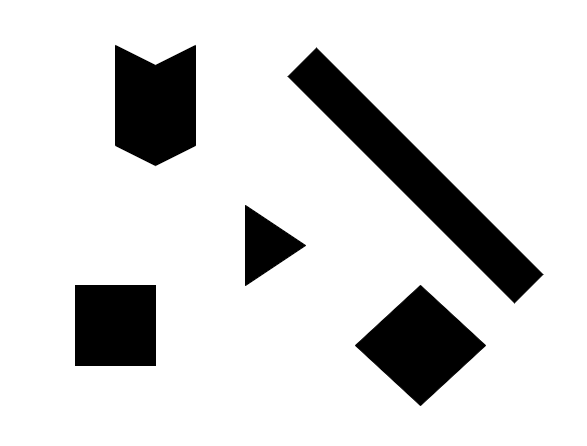
#> input picture generated_images/o3.png, 587 x 446 px
$ jupyter execute --allow-errors 40_grid_size.ipynb
#> lines starting #> are read from the running program, lines starting #| are printed output that depends on the picture
### obstacle/obstacle_map.py
import matplotlib.pyplot as plt
import numpy as np
import math
from matplotlib.patches import Rectangle
from matplotlib.lines import Line2D
import random

class Map:
    def __init__(self, image_path, grid_size):
        """
        Initialize the ImageGrid object with the specified image, grid size, and padding size.

        Parameters:
        - image_path (str): The path to the black-and-white image file.
        - grid_size (int): The size of each grid cell in pixels.
        """
        # Load the black-and-white image
        self.image = plt.imread(image_path)

        # Set the grid size
        self.grid_size = grid_size

        # Calculate the number of rows and columns in the grid
        self.y_lim = math.ceil(self.image.shape[0] / self.grid_size)
        self.x_lim = math.ceil(self.image.shape[1] / self.grid_size)
        self.obstacles = []

        for y in range(self.y_lim):
            for x in range(self.x_lim):
                if self.is_obstacle_in_grid(x, y):
                    self.obstacles.append((x, y))

    def get_grid_matrix(self):
        G = np.zeros((self.y_lim, self.x_lim))

        for y in range(self.y_lim):
            for x in range(self.x_lim):
                if self.is_obstacle_in_grid(x, y):
                    G[y][x] = 1
                else:
                    G[y][x] = 0
        return G

    def is_obstacle_in_grid(self, x, y):
        """
        Check whether a small grid at the specified row and column contains a black portion.

        Parameters:
        - row: Row index of the grid
        - col: Column index of the grid

        Returns:
        - True if the grid contains a black portion (obstacle), False otherwise.
        """
        # Check whether the current node lies within the map
        if y > (self.y_lim - 1) or x > (self.x_lim - 1): return True
        if y < 0 or x < 0: return True
        grid_size = self.grid_size

        start_y, end_y = y * grid_size, (y + 1)* grid_size
        start_x, end_x = x * grid_size, (x + 1) * grid_size

        if np.any(self.image[start_y:end_y , start_x:end_x] == 0):
            return True

        return False  # If none of the surrounding grids contains an obstacle, consider the main grid as obstacle

    def draw_rect(self, ax, coords, edgecolor='r', facecolor='none', plot_center_point=False):

        x, y = coords

        # Calculate the coordinates of the rectangle
        rect_coords = (x * self.grid_size, y * self.grid_size)

        # Create and add the rectangle patch
        rect = Rectangle(rect_coords, self.grid_size, self.grid_size,
                         linewidth=1, edgecolor=edgecolor, facecolor=facecolor)
        ax.add_patch(rect)

        if plot_center_point:
            # Calculate the coordinates of the center point
            center_coords = (rect_coords[0] + 0.5 * self.grid_size, rect_coords[1] + 0.5 * self.grid_size)

            # Plot the center point
            ax.plot(*center_coords, marker='o', color='black')


    def draw_grid(self, ax):
        # Draw mesh grid
        for i in range(1, self.x_lim):
            x = i * self.grid_size
            ax.axvline(x, color="#E5E4E2", linestyle="--", linewidth=0.5)

        for i in range(1, self.y_lim):
            y = i * self.grid_size
            ax.axhline(y, color="#E5E4E2", linestyle="--", linewidth=0.5)

        # Draw obstacles
        for o in self.obstacles:
            self.draw_rect(ax, o, edgecolor='r', facecolor='none')
        ax.invert_yaxis()

        # Draw x and y axes
        ax.axhline(0, color="blue", linewidth=2)
        ax.axvline(0, color="blue", linewidth=2)
        ax.imshow(self.image, origin="upper", cmap='gray')


        # Draw arrows on x and y axes
        # ax.arrow(self.cols * self.grid_size, 0, 0.5 * self.grid_size, 0, head_width=0.2, head_length=0.2, fc='blue', ec='blue')
        # ax.arrow(0, self.rows * self.grid_size, 0, 0.5 * self.grid_size, head_width=0.2, head_length=0.2, fc='blue', ec='blue')

        # Draw axis ticks and labels
        if self.y_lim < 40 and self.x_lim < 40:
            ax.set_xticks(np.arange(0, (self.x_lim + 1) * self.grid_size, self.grid_size))
            ax.set_yticks(np.arange(0, (self.y_lim + 1) * self.grid_size, self.grid_size))
            ax.set_xticklabels(np.arange(0, self.x_lim + 1), fontsize=8)
            ax.set_yticklabels(np.arange(0, self.y_lim + 1), fontsize=8)
        else:
            ax.set_xticks([0, self.x_lim * self.grid_size])
            ax.set_yticks([0, self.y_lim * self.grid_size])
            ax.set_xticklabels([0, self.x_lim])
            ax.set_yticklabels([0, self.y_lim])

        # Set axis labels
        ax.set_xlabel("X")
        ax.set_ylabel("Y")

        # Set grid
        ax.grid(True, linestyle='--', linewidth=0.5)


    def draw_coordinate_system(self, fig=None, ax=None):
        """
        Visualize the coordinate system with labeled axes, mesh grid, obstacles, and arrows.
        """

        if fig and ax:
            self.draw_grid(ax)
        else:
            fig, ax = plt.subplots()
            self.draw_grid(ax)
            plt.show()


    def plot_center_points(self, ax, rectangle_coords_list, color='blue'):
        center_points = []

        for coords in rectangle_coords_list:
            x, y = coords
            center_coords = (x * self.grid_size + 0.5 * self.grid_size, y * self.grid_size + 0.5 * self.grid_size)
            center_points.append(center_coords)
        for center_point in center_points:
            ax.scatter(center_point[0], center_point[1], color=color, s=23, label='Path')
        # Connect the center points with lines
        for i in range(len(center_points) - 1):
            ax.plot([center_points[i][0], center_points[i + 1][0]],
                    [center_points[i][1], center_points[i + 1][1]], color=color, linestyle='-', linewidth=1)


    def draw_path_found(self, states, initial, goal, reached = [], fig=None, ax=None):
        """
        Visualize the coordinate system with labeled axes, mesh grid, obstacles, and arrows.
        """
        if not (fig or ax):
            fig, ax = plt.subplots()
            self.draw_grid(ax)

        # Draw reached states
        for r in reached:
            self.draw_rect(ax, r, edgecolor='#D9D9D9', facecolor='#D9D9D9')

        self.plot_center_points(ax, states)
        self.draw_rect(ax, initial, edgecolor='green', facecolor='green')
        self.draw_rect(ax, goal, edgecolor='orange', facecolor='orange')

        legend_elements = [
            Line2D([0], [0], marker='o', color='w', markerfacecolor='gray', markersize=10, label='Reached Node'),
            Line2D([0], [0], marker='o', color='w', markerfacecolor='green', markersize=10, label='Start'),
            Line2D([0], [0], marker='o', color='w', markerfacecolor='blue', markersize=10, label='Path'),
            Line2D([0], [0], marker='o', color='w', markerfacecolor='orange', markersize=10, label='Goal')
        ]

        # Add legend
        ax.legend(handles=legend_elements, loc='upper right')

        if not (fig or ax):
            plt.show()

    # [29 lines left out: function draw_multiple_path_found, not called in this run]

### a_star/search.py
import matplotlib.pyplot as plt
import random
import heapq
import math
import sys
from collections import defaultdict, deque, Counter
from itertools import combinations
import numpy as np
from math import sqrt

class Problem(object):
    """The abstract class for a formal problem. A new domain subclasses this,
    overriding `actions` and `results`, and perhaps other methods.
    The default heuristic is 0 and the default action cost is 1 for all states.
    When yiou create an instance of a subclass, specify `initial`, and `goal` states
    (or give an `is_goal` method) and perhaps other keyword args for the subclass."""

    def __init__(self, initial=None, goal=None, **kwds):
        self.__dict__.update(initial=initial, goal=goal, **kwds)
        self.reached = {}
    def actions(self, state):        raise NotImplementedError
    def result(self, state, action): raise NotImplementedError
    def is_goal(self, state):
        return (self.goal[0] == state[0]) and (self.goal[1] == state[0])
    def action_cost(self, s, a, s1): return 1
    def h(self, node):               return 0

    def __str__(self):
        return '{}({!r}, {!r})'.format(
            type(self).__name__, self.initial, self.goal)


class Node:
    "A Node in a search tree."
    def __init__(self, state, parent=None, action=None, path_cost=0):
        self.__dict__.update(state=state, parent=parent, action=action, path_cost=path_cost)

    def __repr__(self): return f"{self.state[0]},{self.state[1]}"
    def __len__(self): return 0 if self.parent is None else (1 + len(self.parent))
    def __lt__(self, other): return self.path_cost < other.path_cost

    @property
    def depth(self):
        return 1 + self.parent.depth if self.parent is not None else 0

failure = Node('failure', path_cost=math.inf) # Indicates an algorithm couldn't find a solution.
cutoff  = Node('cutoff',  path_cost=math.inf) # Indicates iterative deepening search was cut off.


def expand(problem, node):
    "Expand a node, generating the children nodes."
    s = node.state
    for action in problem.actions(s):
        s1 = problem.result(s, action)
        cost = node.path_cost + problem.action_cost(s, action, s1)
        yield Node(s1, node, action, cost)


# [5 lines left out: function path_actions, not called in this run]


def path_states(node):
    "The sequence of states to get to this node."
    if node in (cutoff, failure, None):
        return []
    return path_states(node.parent) + [node.state]

FIFOQueue = deque

LIFOQueue = list

class PriorityQueue:
    """A queue in which the item with minimum f(item) is always popped first."""

    def __init__(self, items=(), key=lambda x: x):
        self.key = key
        self.items = [] # a heap of (score, item) pairs
        for item in items:
            self.add(item)

    def add(self, item):
        """Add item to the queuez."""
        pair = (self.key(item), item)
        heapq.heappush(self.items, pair)

    def pop(self):
        """Pop and return the item with min f(item) value."""
        return heapq.heappop(self.items)[1]

    def top(self): return self.items[0][1]

    def __len__(self): return len(self.items)


def best_first_search(problem: Problem, f):
    "Search nodes with minimum f(node) value first."
    node = Node(problem.initial)
    frontier = PriorityQueue([node], key=f)
    problem.reached = {f"{problem.initial[0]},{problem.initial[1]}": node}

    step = 1
    while frontier:
        # print(f'- frontier: {frontier.items}')
        node = frontier.pop()
        step += 1
        if problem.is_goal(node.state):
            return node
        for child in expand(problem, node):
            s = f"{child.state[0]},{child.state[1]}"
            if s not in problem.reached or child.path_cost < problem.reached[s].path_cost:
                problem.reached[s] = child
                frontier.add(child)
    return failure

def g(n): return n.path_cost

def astar_search(problem, h=None):
    """Search nodes with minimum f(n) = g(n) + h(n)."""
    h = h or problem.h
    return best_first_search(problem, f=lambda n: g(n) + h(n))

def dynamic_weighted_astar_search(problem, h=None):
    """Search nodes with minimum f(n) = g(n) + weight * h(n)."""
    h = h or problem.h
    d = sqrt((problem.goal[0] - problem.initial[0])**2 + (problem.goal[1] - problem.initial[1])**2)

    def f(n:Node):
        d_n = sqrt((problem.goal[0] - n.state[0])**2 + (problem.goal[1] - n.state[1])**2)
        alpha =  d_n / d if d else 1
        return g(n) + 1000 * alpha * h(n)

    return best_first_search(problem, f=f)

# [21 lines left out: function gready_search, not called in this run]

### genetic/mutation.py
import numpy as np
from .grid_number_to_yx import grid_number_to_yx
import random
import concurrent.futures
# Set a seed for reproducibility
random.seed(42)

# check if the line connected pass through obstacle or not
# [11 lines left out: function check_path, not called in this run]

def mutate_path(path, p_mutation, G):
    rows, cols = G.shape[0], G.shape[1]
    if random.random() < p_mutation and len(path) > 3:
        possible_mutations = []

        for i in range(1, len(path) - 1):
            r, c = grid_number_to_yx(path[i], cols)

            actions = [(-1, -1), (-1, 0), (-1, 1),
                        (0, -1),           (0, 1),
                        (1, -1), (1, 0), (1, 1)]

            prev = grid_number_to_yx(path[i - 1], cols)
            after = grid_number_to_yx(path[i + 1], cols)
            for action in actions:
                end = (r + action[0], c + action[1])

                # Check if the end position is
                # within the grid bounds and is not an obstacle
                # not repeated the previous path
                # the connected not passing obstacle
                if 0 <= end[0] < rows and 0 <= end[1] < cols and G[end[0], end[1]] == 0 \
                    and end[0] != prev[0] and end[0] != prev[1] \
                    and end[0] != after[0] and end[0] != after[1] \
                    and check_path(end, prev, G) and check_path(end, after, G):
                    mutated = np.copy(path)
                    mutated[i] = end[0] * cols + end[1]
                    possible_mutations.append(mutated.tolist())


        if len(possible_mutations):
            mutation = random.choice(possible_mutations)
            return mutation
        else:
            return path

    else:
        return path

def mutation(new_population, p_mutation, G):

    with concurrent.futures.ThreadPoolExecutor(max_workers=4) as executor:
        futures = [executor.submit(mutate_path, individual, p_mutation, G) for individual in new_population]

        # Wait for all tasks to complete and retrieve results
        return [future.result() for future in concurrent.futures.as_completed(futures)]

# [16 lines that do not run on import are left out]

### a_star/explorer.py
import numpy as np
from math import sqrt
from obstacle.obstacle_map import Map
from .search import Problem, Node

class Explorer(Problem):
    def __init__(self, map: Map, initial: tuple[int,int], goal: tuple[int,int]):
        self.map = map
        self.initial = initial
        self.goal = goal

    def actions(self, state: tuple[int,int]):
        neighbors = []
        for move in [(1,0), (0,1), (1,1), (-1,0), (0,-1), (-1,-1), (1,-1), (-1,1)]:
            neighbors.append(np.array(state) + np.array(move))
        valid_neighbors = [n for n in neighbors if not self.map.is_obstacle_in_grid(n[0], n[1])]
        # print('valid_neighbors: ', valid_neighbors)
        return valid_neighbors

    def result(self, state, action):
        return action

    def is_goal(self, state):
        return (self.goal[0] == state[0]) and (self.goal[1] == state[1])

    def action_cost(self, s, a, s1): return 1

    def h(self, node: Node):
        # h1 = abs(self.goal[0] - node[0])
        # h2 = abs(self.goal[1] - node[1])
        return sqrt((self.goal[0] - node.state[0])**2 + (self.goal[1] - node.state[1])**2)

    def __str__(self):
        return '{}({!r}, {!r})'.format(
            type(self).__name__, self.initial, self.goal)


    def get_reached(self):
        return [[int(coord) for coord in r.split(',')] for r in list(self.reached)]


### path_smooth/path_smooth.py
import matplotlib.pyplot as plt
from obstacle.obstacle_map import Map
from shapely.geometry import LineString, Polygon
from matplotlib.patches import Rectangle

# [28 lines left out: functions is_line_through_rectangle, find_next_turn, not called in this run]

def simplify_path(path, map: Map):
    simplified_path = [path[0]]  # Start with the initial node
    obstacles = map.obstacles
    grid_size = map.grid_size

    obstacle_rectangles = []
    for o in obstacles:
        x, y = o

        rect_coords = (x * grid_size, y * grid_size)
        rect = Rectangle(rect_coords, grid_size, grid_size, linewidth=1)
        rect_points = rect.get_corners()

        obstacle_rectangles.append(rect_points)

    path_center_points = []
    for coords in path:
        x, y = coords
        center_coords = (x * grid_size + 0.5 * grid_size, y * grid_size + 0.5 * grid_size)
        path_center_points.append(center_coords)


    i = 0
    while i < len(path_center_points) - 2:
        next_turn_index = find_next_turn(path_center_points, obstacle_rectangles, i)
        simplified_path.append(path[next_turn_index])
        if i != next_turn_index:
            i = next_turn_index
        else:
            i += 1

    # Add the target node
    simplified_path.append(path[-1])

    return simplified_path

# [20 lines left out: function plot_path, not called in this run]

### genetic/genetic.py
import numpy as np
from .selection import selection, truncation_selection
from .crossover import crossover
from .deletion import deletion
from .cal_path_value import cal_path_value
from .cal_smooth_value import cal_smooth_value
from .mutation import mutation
from .grid_number_to_yx import grid_number_to_yx
import matplotlib.pyplot as plt
from .insertion import insertion
from .aco import aco
import random
from a_star.explorer import Explorer
from a_star.search import gready_search
# Set a seed for reproducibility
random.seed(42)
from math import sqrt

def convert_path_to_xy(path, cols):
    return [(grid_number_to_yx(grid, cols)[1], grid_number_to_yx(grid, cols)[0])  for grid in path]


# [81 lines left out: functions plot_path, genetic, not called in this run]


# [16 lines that do not run on import are left out]

### 40_grid_size.ipynb
[cell 1]
import matplotlib.pyplot as plt
plt.imshow(plt.imread("./generated_images/o3.png"))

[cell 2]
# Import necessary custom-built classes and methods
# from utils.obstacle_space import Map
from obstacle.obstacle_map import Map
from a_star.explorer import Explorer
from a_star.search import astar_search, path_states, dynamic_weighted_astar_search
import time

map = Map(image_path='./generated_images/o3.png', grid_size=40)
#> in __init__, self.image is the input picture: shape (446, 587, 4) float32; mean R, G, B, A 0.853, 0.853, 0.853, 1
map.draw_coordinate_system()
#> in draw_coordinate_system, `plt.show()`:
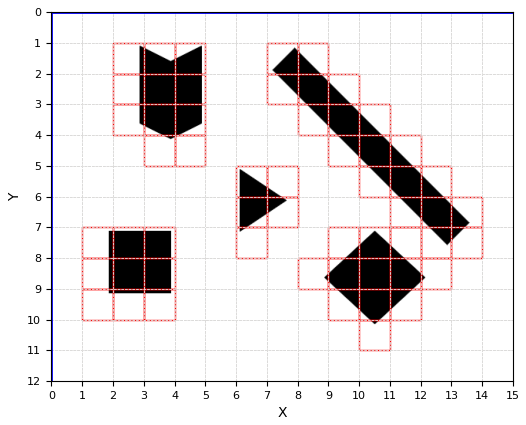
#> figure drawn by matplotlib, 1 panel

[cell 3]
initial=(0,0)
goal=(32,22)

# Initialize the explorer class
explorer = Explorer(map=map, initial=initial, goal=goal)
# Check validity of start and goal nodes

if map.is_obstacle_in_grid(initial[0], initial[1]):
    print('Start lie in obstacle space!!\nPlease try again')

if map.is_obstacle_in_grid(goal[0], goal[1]):
    print('Goal lie in obstacle space!!\nPlease try again')

[cell 4]
start_time = time.time()
node = astar_search(explorer)
end_time = time.time()
# Calculate the elapsed time
elapsed_time = end_time - start_time
print(f"Reached: {len(explorer.reached.keys())}")
print(f"Elapsed Time: {elapsed_time} seconds")

states = path_states(node)
print('path length =', len(states))
explorer.get_reached()
map.draw_path_found(states, initial, goal, explorer.get_reached())
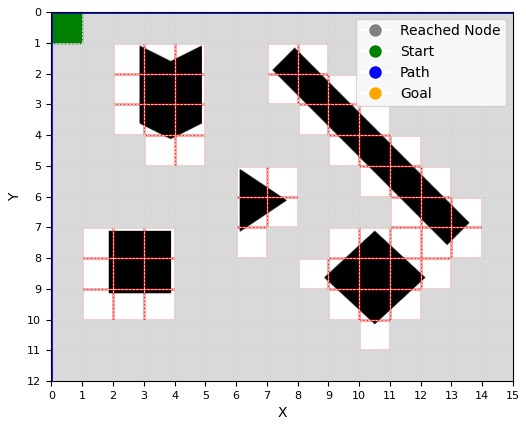
#> figure drawn by matplotlib, 1 panel

[cell 5]
from math import sqrt
def h(node):
    h1 = abs(goal[0] - node.state[0])
    h2 = abs(goal[1] - node.state[1])
    return h1 + h2 + (sqrt(2) - 2) * min(h1, h2)

start_time = time.time()
node = dynamic_weighted_astar_search(explorer, h=h)
end_time = time.time()
# Calculate the elapsed time
elapsed_time = end_time - start_time
print(f"Elapsed Time: {elapsed_time} seconds")


path = path_states(node)
print('path length =', len(states))
map.draw_path_found(path, initial, goal, explorer.get_reached())

[cell 6]
from path_smooth.path_smooth import simplify_path
#> (the rest of this cell did not finish here and is left out)

#> (a cell that did not finish here is left out)

#> (a cell that did not finish here is left out)

**Genetic algorithm**

[cell 9]
from genetic.genetic import genetic

#> (the rest of this cell did not finish here and is left out)

[cell 10]
from genetic.mutation import mutation
from genetic.genetic import convert_path_to_xy
## After selection and crossover
G = map.get_grid_matrix()
individual = [0, 38, 75, 74, 111, 148, 185, 222, 259, 296, 334, 371, 409, 373, 374, 411, 412, 375, 339, 303, 341, 379, 378, 415, 416, 454, 492, 528, 529, 530, 531, 569, 570, 571, 609, 646, 682, 683, 647, 648, 686, 723, 761, 725, 726, 764, 728, 692, 655, 693, 694, 658, 659, 697, 735, 772, 810, 846]

print(len(individual))
map.draw_path_found(convert_path_to_xy(individual, G.shape[1]), initial, goal, [])
#> (the call stopped at in convert_path_to_xy, `return [(grid_number_to_yx(grid, cols)[1], grid_number_to_yx(grid, col..`: genetic is not available in this run)

[cell 11]
from genetic.mutation import mutation
#> (the rest of this cell did not finish here and is left out)

print(individual)
print(mutated)
map.draw_path_found(convert_path_to_xy(mutated, G.shape[1]), initial, goal, [])

[cell 12]
from genetic.insertion import insertion

#> (the rest of this cell did not finish here and is left out)

[cell 13]
from genetic.deletion import deletion

#> (the rest of this cell did not finish here and is left out)

$ run again, with generated_images/o1.png copied over generated_images/o3.png
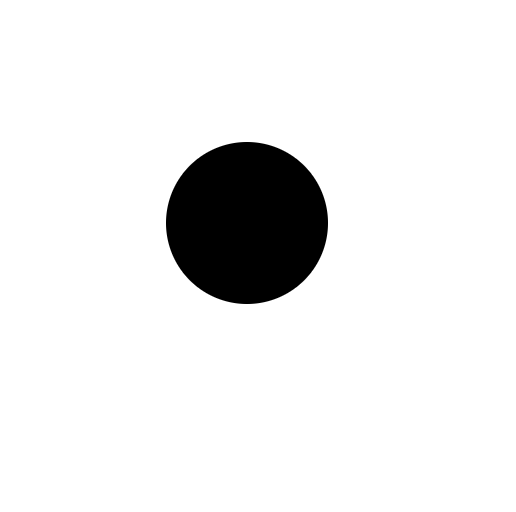
#> input picture generated_images/o1.png, 516 x 512 px
#> in __init__, self.image is the input picture: shape (512, 516, 4) float32; mean R, G, B, A 0.922, 0.922, 0.922, 1
#> in draw_coordinate_system, `plt.show()`:
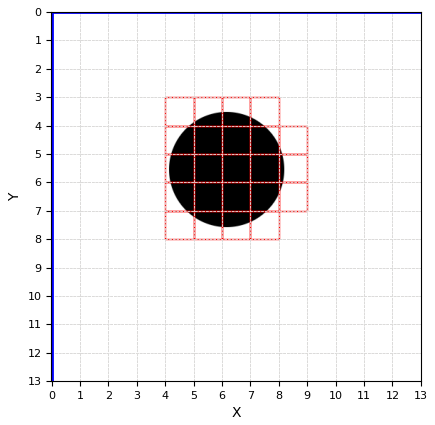
#> figure drawn by matplotlib, 1 panel
#> `[cell 4] start_time = time.time() node = astar_search(explorer) end_ti..`:
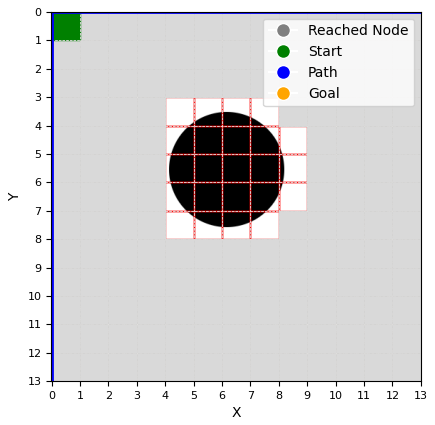
#> figure drawn by matplotlib, 1 panel

$ run again, with generated_images/o2.png copied over generated_images/o3.png
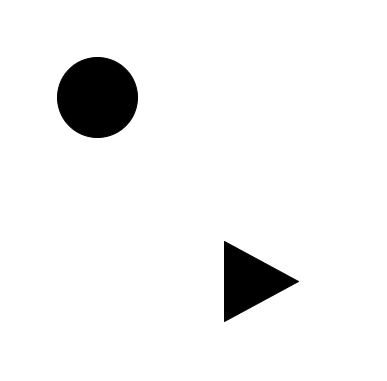
#> input picture generated_images/o2.png, 387 x 381 px
#> in __init__, self.image is the input picture: shape (381, 387, 4) float32; mean R, G, B, A 0.944, 0.944, 0.944, 1
#> in draw_coordinate_system, `plt.show()`:
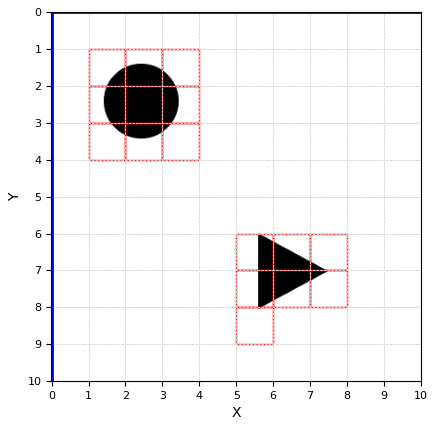
#> figure drawn by matplotlib, 1 panel
#> `[cell 4] start_time = time.time() node = astar_search(explorer) end_ti..`:
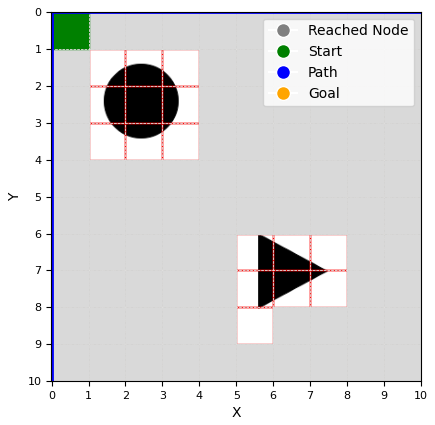
#> figure drawn by matplotlib, 1 panel
